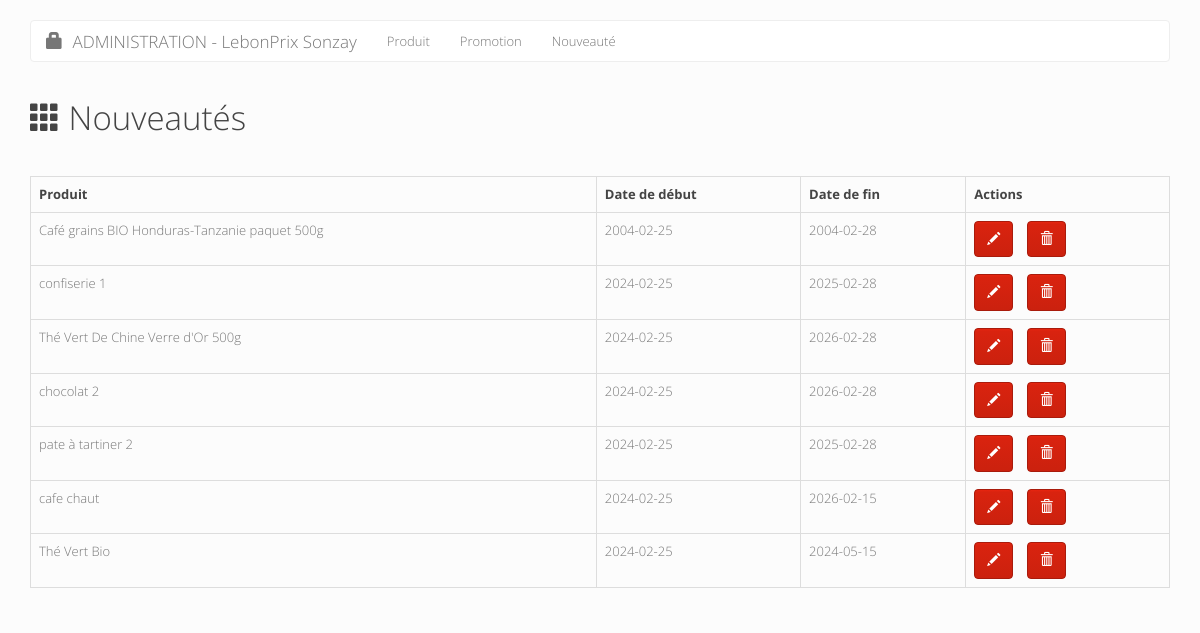
/BackOffice/nouveaute.php, run on the app's committed database.
### tables this page shows
CREATE TABLE `nouveaute` (
  `id_nouveaute` int(11) NOT NULL,
  `date_debut` date NOT NULL,
  `date_fin` date NOT NULL,
  `id_produit` int(11) NOT NULL
);

CREATE TABLE `produit` (
  `id` int(11) NOT NULL,
  `nom_produit` varchar(50) NOT NULL,
  `description` varchar(300) NOT NULL,
  `ingredients` varchar(300) NOT NULL,
  `image` varchar(250) DEFAULT NULL,
  `prix` float NOT NULL,
  `categorie_id` int(11) DEFAULT NULL,
  `prix_sans_tva` float NOT NULL,
  `taux_tva` float NOT NULL,
  `quantite` int(11) NOT NULL
);

### BackOffice/nouveaute.php (the view, shortened to what this page needs)
<?php
    require_once('../template/header.php');
    require_once('config/connexionBD.php');
    $sql = "SELECT nouveaute.*, produit.nom_produit
            FROM nouveaute
            INNER JOIN produit ON nouveaute.id_produit = produit.id";
    $result = $bdd->query($sql);
    $nouveautes = $result->fetchAll(PDO::FETCH_OBJ);
?>
<h1>
    <span class="glyphicon glyphicon-th"></span>
    Nouveautés
</h1>
<table class="table table-bordered">
    <tr>
        <th>Produit</th>
        <th>Date de début</th>
        <th>Date de fin</th>
        <th>Actions</th>
    </tr>
    <?php
    foreach ($nouveautes as $n) {
        echo "
        <tr>
            <td>$n->nom_produit</td>
            <td>$n->date_debut</td>
            <td>$n->date_fin</td>
            <td class='actions'>
                <a href='nouveaute_update.php?id=$n->id_nouveaute' class='btn btn-primary'>
                    <span class='glyphicon glyphicon-pencil'></span>
                </a>
                &nbsp;&nbsp;
                <a href='nouveaute_delete.php?id=$n->id_nouveaute' class='btn btn-primary' onclick=\"return confirm('Supprimer définitivement ce produit des nouveautés ?');\">
                    <span class='glyphicon glyphicon-trash'></span>
                </a>
            </td>
        </tr>
        ";
    }
    ?>
</table>

### assets/css/styles.css (style rules this page uses)
body { padding-top: 20px; padding-bottom: 20px; }
section h1 { margin-bottom: 40px; }
section h1 span { font-size: 30px; }

### data on the page
nouveaute: id_produit.nom_produit "Café grains BIO Honduras-Tanzanie paquet 500g", date_debut "2004-02-25", date_fin "2004-02-28"
nouveaute: id_produit.nom_produit "confiserie 1", date_debut "2024-02-25", date_fin "2025-02-28"
nouveaute: id_produit.nom_produit "Thé Vert De Chine Verre d'Or 500g", date_debut "2024-02-25", date_fin "2026-02-28"
nouveaute: id_produit.nom_produit "chocolat 2", date_debut "2024-02-25", date_fin "2026-02-28"
nouveaute: id_produit.nom_produit "pate à tartiner 2", date_debut "2024-02-25", date_fin "2025-02-28"
nouveaute: id_produit.nom_produit "cafe chaut", date_debut "2024-02-25", date_fin "2026-02-15"
nouveaute: id_produit.nom_produit "Thé Vert Bio", date_debut "2024-02-25", date_fin "2024-05-15"
